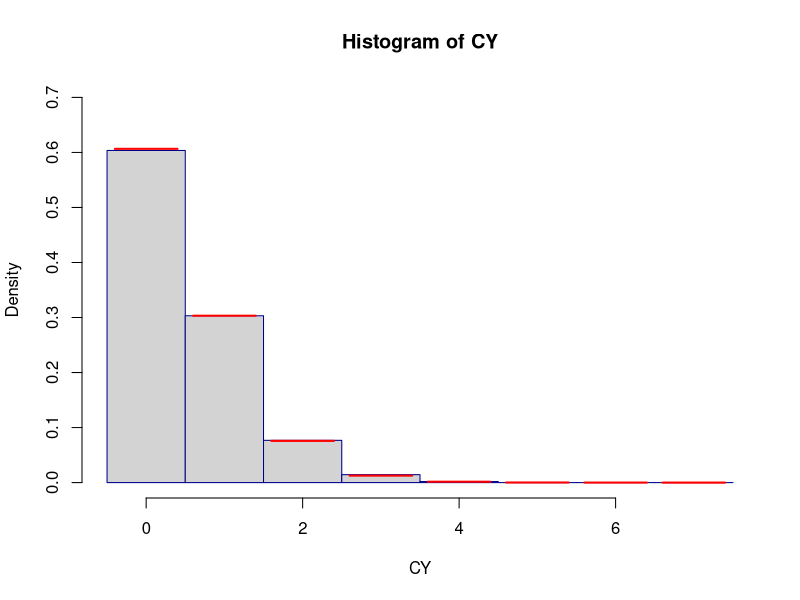
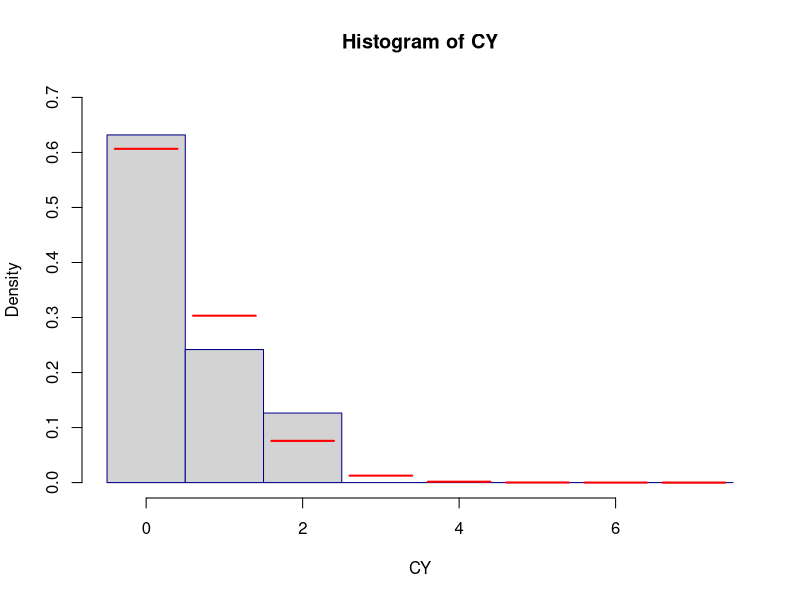
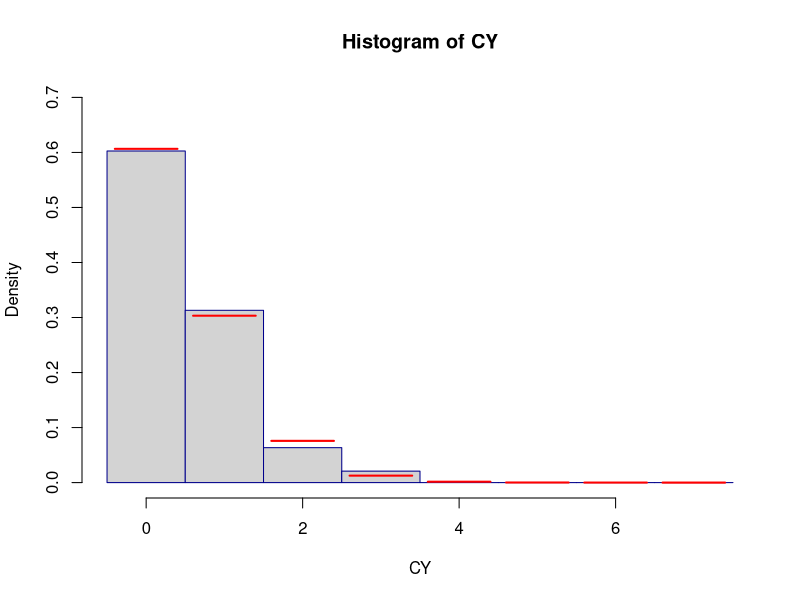
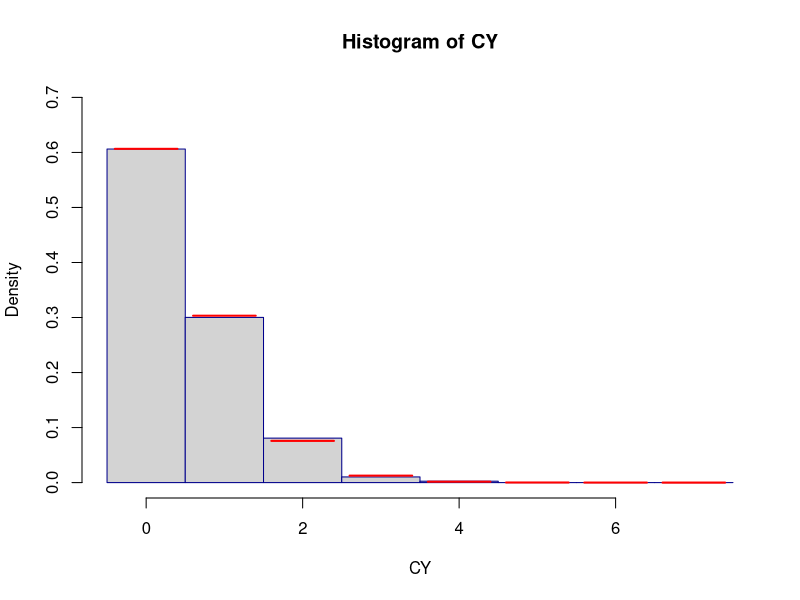

The R source for these figures, in order: (Note: this script raises an error after producing the figures.)
# Homework 1: Counting 2-cycles of a permutation

X <- c(3,5,7,4,9,6,8,10,2,1)
X[X]
X[X]-1:10        # no 2-cycles (the two 0s correspond to the 1-cycles
                 # that we saw last time)
Y <- X-1:10
Z <- X[X]-1:10
(length(Z[Z==0])-length(Y[Y==0]))/2

X <- c(2,1,4,3,6,5,8,7,10,9) # 5 two-cycles
X[X]
X[X]-1:10        # all 0s, of course
Y <- X-1:10
Z <- X[X]-1:10
(length(Z[Z==0])-length(Y[Y==0]))/2

two.cycles <- function(m,n)
{    
    sapply(1:m, function(o)
             {
               X <- sample(n)
               Y <- X-1:n
               Z <- X[X]-1:n
               (length(Z[Z==0])-length(Y[Y==0]))/2
             })     
}                                             

smry <- function(X){ # more detailed than built-in 'summary' function
        mu <- mean(X)
        sigma <- sd(X)
        a <- min(X)
        q25 <- quantile(X,0.25)
        q50 <- quantile(X,0.50)
        q75 <- quantile(X,0.75)
        b <- max(X)
        c(mu=mu,sigma=sigma,min=a,q25,q50,q75,max=b)}

CY <- two.cycles(2500,10)
CY
dim(CY) <- c(2500,1) # regard CY not as a vector, but a column matrix         
t(apply(CY,2,smry))  # smry is evaluated over each column of CY -
                     # only one column here - 2 means columnwise         
H <- hist(CY, br=-0.5:7.5, plot=F)
H$counts
H$density

# the overall distribution resembles Poisson(1/2):

sapply(0:7, function(k) dpois(k,1/2))

{
#x11()
hist(CY, br=-0.5:7.5, freq=FALSE, border="darkblue", ylim=c(0,0.7), plot=TRUE)
                     # br means 'breaks' (cell boundaries)
                     # freq=F ensures plot uses densities, not counts
                     # ylim determines lower & upper limits on y-axis
for (j in 0:7) lines(c(j-0.4,j+0.4), c(dpois(j,1/2),dpois(j,1/2)), col="red", lwd=2)
                     # plot eight red line segements separately
                     # 'for' loop used - later
}   # blue is empirical data, red is theoretical fit

#graphics.off()   # close plot

# a random nonnegative integer K is Poisson(c) distributed if
# P(K=k) = c^k*exp(-c)/k!, where c>0 is constant
# it can be proved that E(K)=c=Var(K)

# let's check this for increasing permutation size n

prblty <- function(m,n)
{  
  CY <- two.cycles(m,n)
  dim(CY) <- c(m,1)
  #x11()     # keep old plot and open a new plotting window
  hist(CY, br=-0.5:7.5, freq=FALSE, border="darkblue", ylim=c(0,0.7), plot=TRUE)
  for (j in 0:7) lines(c(j-0.4,j+0.4), c(dpois(j,1/2),dpois(j,1/2)), col="red", lwd=2)
}

prblty(10000,5)
prblty(10000,7)
prblty(10000,9)

#graphics.off()   # close all plots altogether

# the Poisson(1/2) approximation improves as n increases
# and is asymptotically true as n approaches infinity

# how about counting 3-cycles?

# let's now look at a different approach 

TWO.CYCLES <- function(m,n)         # a student's code
{
  H<-rep(0,n+1)   # creates a vector of 0s (bins for 0,1,...,n counts)
  for (j in 1:m) {
    x<-sample(n)
    cnt<-0
    for (i in 1:n) {
      if (i!=x[i] & i==x[x[i]]) cnt<-cnt+1
    }
    cnt<-cnt/2+1
    H[cnt]<-H[cnt]+1
  }
  H
}

two.cycles <- function(m,n)         # my code
{    
    cnt <- sapply(1:m, function(o)
             {
               X <- sample(n) 
               Y <- X-1:n
               Z <- X[X]-1:n
               (length(Z[Z==0])-length(Y[Y==0]))/2
             })
    H <- hist(cnt, br=-0.5:(n+0.5), plot=F)$counts
    H
}                                             

time.start <- proc.time( )
TWO.CYCLES(50000,10)
time.used <- proc.time( ) - time.start 
cat('User time elapsed:', time.used[1], '\n')

time.start <- proc.time( )
two.cycles(50000,10)
time.used <- proc.time( ) - time.start
cat('User time elapsed:', time.used[1], '\n')

# my code is ~2.5 times faster than the student's code

# WARNING (quote from Venables & Smith, sec. 9.2.2):
# "for loops are used in R code much less often
# than in compiled languages.  Code that takes
# a 'whole object' view is likely to be both
# clearer and faster in R."

# Venables & Smith, An Introduction to R, ver. 2.3.1
# http://cran.r-project.org/manuals.html

# Another thing: remember my code for generating permutations?

P <- function(m,n)
{    
    t(sapply(1:m, function(o) sample(n))) # o is only a dummy variable
}                                         # t means 'transpose'
P(7,10)

# A student wrote different code for the same, based on recursion:

Q <- function(m,n)
{
    if (m==0) {
    }
    else {
        Q(m-1, n)
        print(sample(n))
    }
}
Q(7,10)

# Note the curious output: all rows begin with [1]

q<-Q(7,10)
q
# The 1st 6 rows are missing; only the 7th is mapped to q

# I don't see any way of recovering the 1st 6 rows (except
# via manual copy/paste)

time.start <- proc.time( )
p <- P(998,10)
time.used <- proc.time( ) - time.start 
cat('User time elapsed:', time.used[1], '\n')

time.start <- proc.time( )
q <- Q(998,10)
time.used <- proc.time( ) - time.start 
cat('User time elapsed:', time.used[1], '\n')

P(1000,10)   # succeeds

Q(1000,10)   # fails

# Actually, the above recursion isn't much different
# from the below iteration

R <- function(m,n)
{
    for(j in 1:m) print(sample(n))
}
R(7,10)

r<-R(7,10)
r

# Here, no rows are mapped to r at all, so it's worthless!

# If you _insist_ on using "for" loops, do like this...

S <- function(m,n)
{
    M <- matrix(0,nrow=m,ncol=n)    # initializes a zero mxn matrix
    for(j in 1:m) M[j,] <- sample(n)
    M
}
S(7,10)

# ... _not_ like this

T <- function(m,n)
{
    M <- NULL          # initializes an empty matrix
    for(j in 1:m) M <- rbind(M,sample(n))
    M
}
T(7,10)

# Using rbind to build a large matrix isn't recommended
# (it's better to fill the rows of an existing zero matrix
# rather than stacking vectors one-by-one)

time.start <- proc.time( )
s <- S(10000,10)
time.used <- proc.time( ) - time.start 
cat('User time elapsed:', time.used[1], '\n')

time.start <- proc.time( )
t <- T(10000,10)
time.used <- proc.time( ) - time.start 
cat('User time elapsed:', time.used[1], '\n')

# Filling an existing matrix is much more efficient than
# using rbind and/or cbind to construct one incrementally
